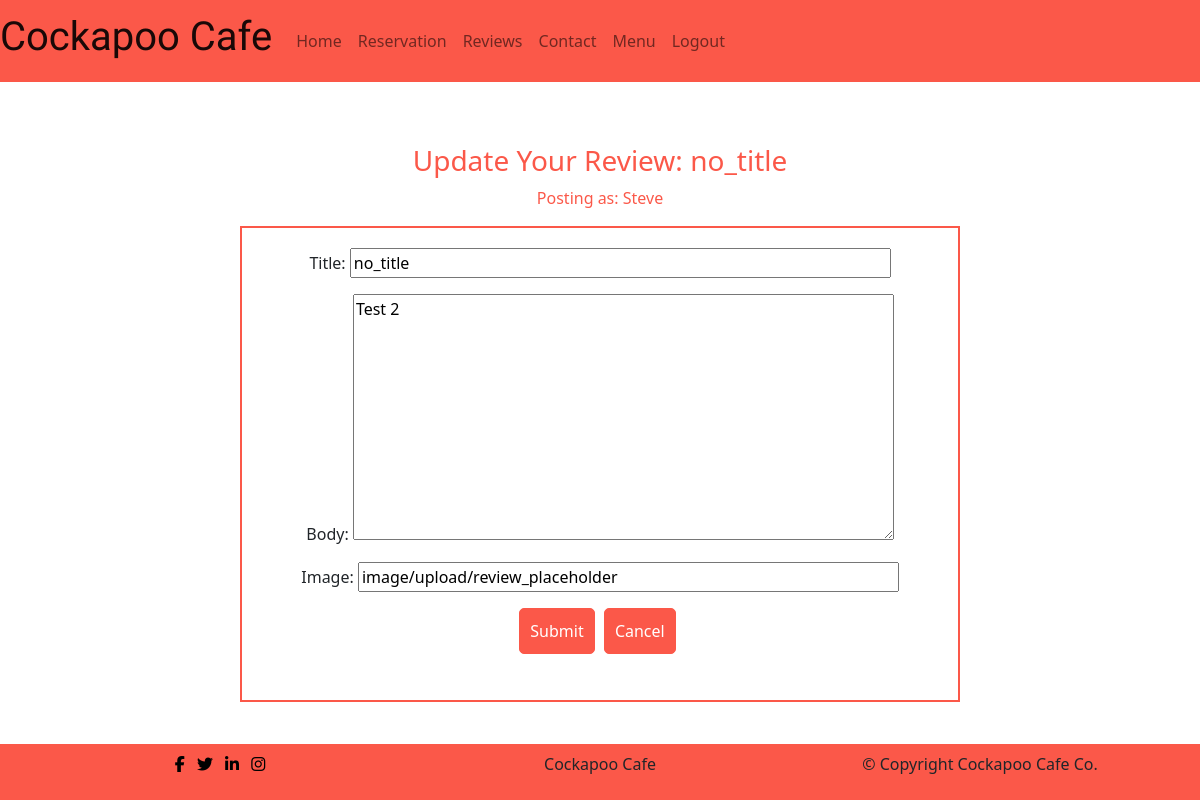
/review/update_review/29/ (signed in), run on an earlier commit of the app's database.
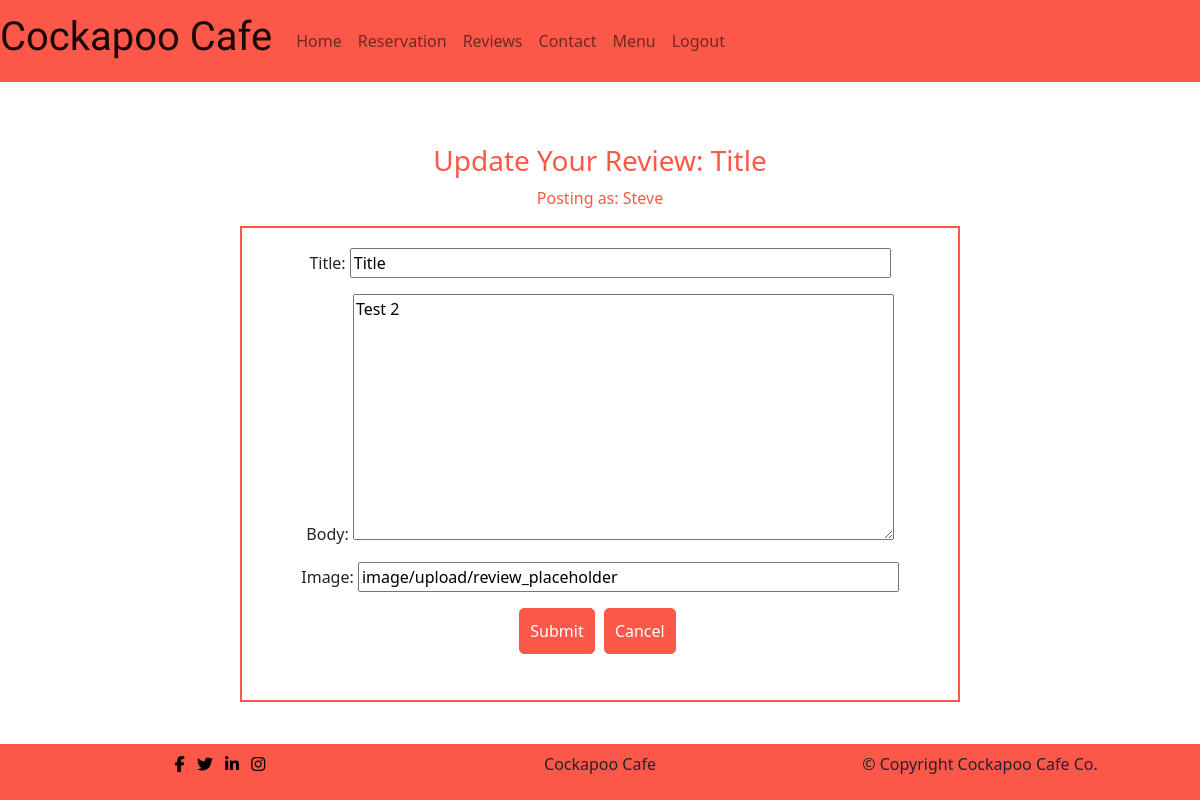
And on a later commit of the database.
### review/models.py (models this page shows, shortened)
class Review(models.Model):
    author = models.ForeignKey(
        User, on_delete=models.CASCADE, related_name="User"
    )
    title = models.CharField(max_length=200, default='no_title', null=True,
                             blank=True)
    body = models.TextField()
    image = CloudinaryField('image', default='review_placeholder')
    created_on = models.DateTimeField(auto_now_add=True)
    updated_on = models.DateTimeField(auto_now=True)
    status = models.IntegerField(choices=STATUS, default=0)
    approved = models.BooleanField(default=False)
    likes = models.ManyToManyField(User, related_name='reviews', blank=True)
    class Meta:
        ordering = ["created_on"]

### review/views.py (the view, shortened to what this page needs)
# urls.py: path('update_review/<pk>/', views.ReviewUpdateView.as_view(),
class ReviewUpdateView(LoginRequiredMixin, UpdateView):
    model = Review
    fields = ['title', 'body', 'image']
    template_name = 'review/update_review.html'
    success_url = reverse_lazy('review')
    def get(self, request, *args, **kwargs):
        self.object = self.get_object()
        if self.object.author == self.request.user:
            return super(ReviewUpdateView, self).get(request, *args, **kwargs)
        else:
            messages.error(request, 'Unauthorised.')
            return redirect(reverse('review'))

### review/templates/review/update_review.html (shortened to what this page needs)
{% extends 'base.html' %}
{% load static%}
{% block content %}
  {% if user.is_authenticated %}
    <h3>Update Your Review: {{ review.title }}</h3>
    <p id="reviewer">Posting as: {{ user.username }}</p>
    <form method="post" enctype="multipart/form-data" class="review-form">
        {{ form.as_p }}
        <button type="submit" class="menu-btn">Submit</button>
        <p class="inline-flex"><a class="menu-btn" href="{% url 'review' %}">Cancel</a></p>
    </form>
  {% else %}
    <div class="center">
      <h3>Unauthorised</h3>
      <p class="inline-flex"><a class="menu-btn" href="{% url 'review' %}">Back</a></p>
    </div>
  {% endif %}
{% endblock %}

What changed in the data, as far as the page shows it:
changed Review "Test 2": title "no_title" → "Title"
